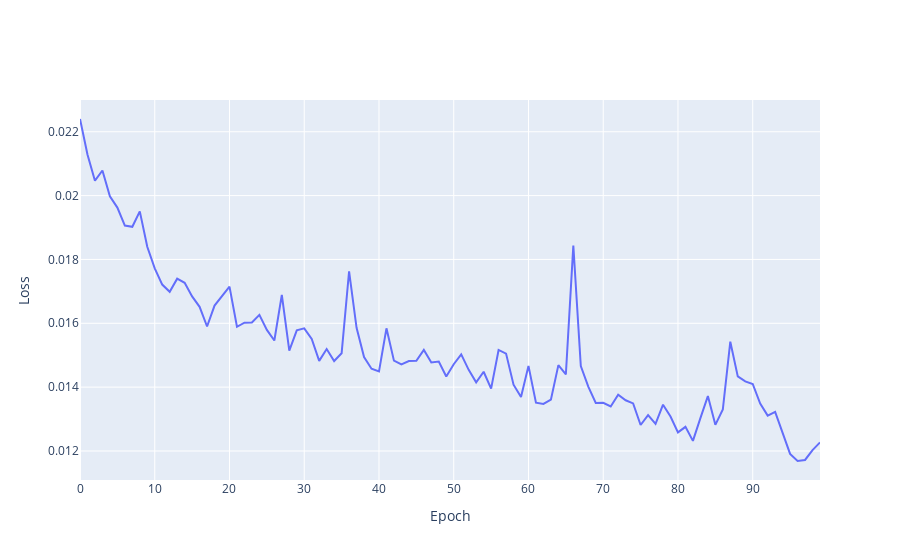

The code cell stored with this chart in its notebook:
### Code cell
loss = history.history['loss']
layout = go.Layout(
    xaxis={'title':'Epoch'},
    yaxis={'title':'Loss'}
)
fig = go.Figure([
    go.Scatter(x=list(range(100)), y=loss, mode='lines',name = 'Training Loss')
], layout=layout)
fig.show()
